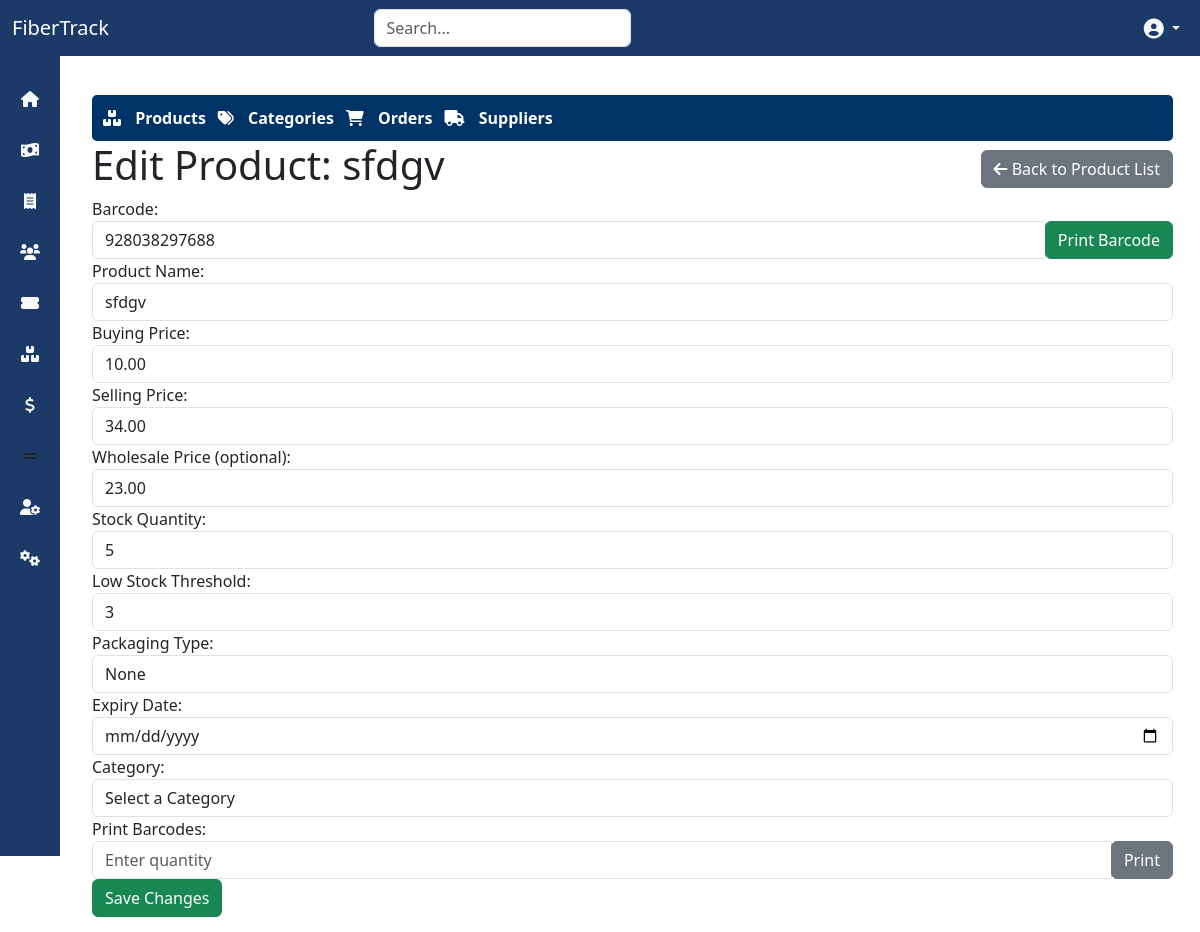
Screenshot of /inventory/products/1/edit/ (signed in) with the database file from the repository.
### inventory/models.py (models this page shows, shortened)
class Product(models.Model):
    name = models.CharField(max_length=255)
    barcode = models.CharField(max_length=255, blank=True, null=True, unique=True)
    buying_price = models.DecimalField(max_digits=10, decimal_places=2)
    selling_price = models.DecimalField(max_digits=10, decimal_places=2)
    wholesale_price = models.DecimalField(max_digits=10, decimal_places=2, blank=True, null=True)  # Optional
    stock_quantity = models.PositiveIntegerField(default=0)
    low_stock_threshold = models.PositiveIntegerField(default=0)  # To trigger low stock alert
    packaging_type = models.CharField(max_length=50, blank=True, null=True)
    expiry_date = models.DateField(blank=True, null=True)
    created_at = models.DateTimeField(auto_now_add=True)
    category = models.ForeignKey(Category, null=True, blank=True, on_delete=models.SET_NULL)

### inventory/views.py (the view)
# urls.py: path('products/<int:pk>/edit/', views.edit_product, name='edit_product'),
@login_required(login_url='/auth/login/')
def edit_product(request, pk):
    product = get_object_or_404(Product, pk=pk)
    if request.method == 'POST':
        form = ProductForm(request.POST, instance=product)
        if form.is_valid():
            form.save()
            return redirect('product_list')
    else:
        form = ProductForm(instance=product)
    return render(request, 'inventory/edit_product.html', {'form': form, 'product': product})

### inventory/forms.py (shortened to what this page needs)
class ProductForm(forms.ModelForm):
    class Meta:
        model = Product
        fields = [
            'name', 'barcode', 'buying_price', 'selling_price', 'wholesale_price',
            'stock_quantity', 'low_stock_threshold', 'packaging_type', 'expiry_date', 'category'
        ]

### inventory/templates/inventory/edit_product.html (shortened to what this page needs)
{% extends 'base.html' %}
{% block content %}
<div class="container mt-4">
    {% include 'inventory/inventory_navbar.html' %}
    <div class="d-flex justify-content-between align-items-center">
        <h1 class="d-flex align-items-center">Edit Product: {{ product.name }}</h1>
        <a href="{% url 'product_list' %}" class="btn btn-secondary">
            <i class="fas fa-arrow-left"></i> Back to Product List
        </a>
    </div>
    <form method="post" action="{% url 'edit_product' product.id %}">
        <div class="form-group">
            <label for="barcode">Barcode:</label>
            <div class="input-group">
                <input type="text" name="barcode" id="barcode" class="form-control" value="{{ product.barcode }}" readonly>
                <div class="input-group-append">
                    <button type="button" class="btn btn-success" onclick="printSingleBarcode('{{ product.barcode }}')">Print Barcode</button>
                </div>
            </div>
        </div>
        <div class="form-group">
            <label for="name">Product Name:</label>
            <input type="text" name="name" id="name" class="form-control" value="{{ product.name }}" required>
        </div>
        <div class="form-group">
            <label for="buying_price">Buying Price:</label>
            <input type="number" step="0.01" name="buying_price" id="buying_price" class="form-control" value="{{ product.buying_price }}" required>
        </div>
        <div class="form-group">
            <label for="selling_price">Selling Price:</label>
            <input type="number" step="0.01" name="selling_price" id="selling_price" class="form-control" value="{{ product.selling_price }}" required>
        </div>
        <div class="form-group">
            <label for="wholesale_price">Wholesale Price (optional):</label>
            <input type="number" step="0.01" name="wholesale_price" id="wholesale_price" class="form-control" value="{{ product.wholesale_price }}">
        </div>
        <div class="form-group">
            <label for="stock_quantity">Stock Quantity:</label>
            <input type="number" name="stock_quantity" id="stock_quantity" class="form-control" value="{{ product.stock_quantity }}" required>
        </div>
        <div class="form-group">
            <label for="low_stock_threshold">Low Stock Threshold:</label>
            <input type="number" name="low_stock_threshold" id="low_stock_threshold" class="form-control" value="{{ product.low_stock_threshold }}">
        </div>
        <div class="form-group">
            <label for="packaging_type">Packaging Type:</label>
            <input type="text" name="packaging_type" id="packaging_type" class="form-control" value="{{ product.packaging_type }}">
        </div>
        <div class="form-group">
            <label for="expiry_date">Expiry Date:</label>
            <input type="date" name="expiry_date" id="expiry_date" class="form-control" value="{{ product.expiry_date|date:'Y-m-d' }}">
        </div>
        <div class="form-group">
            <label for="category">Category:</label>
            <select name="category" id="category" class="form-control">
                <option value="">Select a Category</option>
            </select>
        </div>
        <div class="form-group">
            <label for="barcode_quantity">Print Barcodes:</label>
            <div class="input-group">
                <input type="number" id="barcode_quantity" class="form-control" placeholder="Enter quantity" min="1">
                <div class="input-group-append">
                    <button type="button" class="btn btn-secondary" onclick="printMultipleBarcodes('{{ product.barcode }}', document.getElementById('barcode_quantity').value)">Print</button>
                </div>
            </div>
        </div>
        <button type="submit" class="btn btn-success">Save Changes</button>
    </form>
</div>
{% endblock %}

### static/css/style.css (style rules this page uses)
:root { --dark-blue: #1b3a67; --dark-red: #8b0000; --light-gray: #f8f9fa; }
body { background-color: var(--light-gray); }
form input, form select, form textarea { border: 1px solid #ced4da; border-radius: 5px; padding: 10px; box-shadow: none; transition: border-color 0.3s ease, box-shadow 0.3s ease; }
button { border-radius: 5px; transition: all 0.3s ease; }

### inventory/templates/inventory/inventory_navbar.html (style rules this page uses)
:root { --primary-color: #003366; --secondary-color: #8B0000; --hover-color: #4d4dff; }

### rows the page displays
Product: name "sfdgv", barcode "928038297688", buying_price "10.00", selling_price "34.00", wholesale_price "23.00", stock_quantity "5", low_stock_threshold "3", packaging_type "None"
